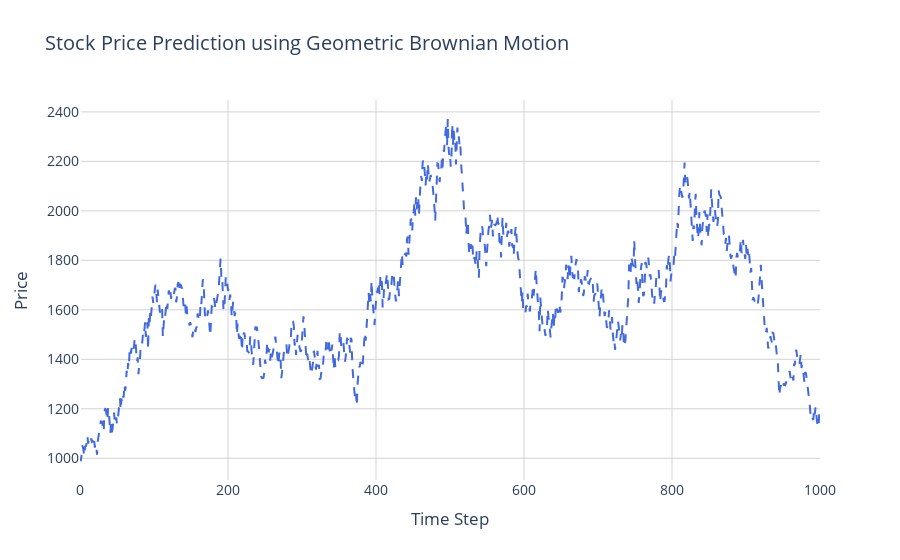

Write notebook code for a chart like this one.
### Code cell
import plotly.graph_objects as go
from plotly.offline import plot

# Create the plot
fig = go.Figure()

# Add the simulated prices line
fig.add_trace(go.Scatter(
    x=list(range(len(portfolio_value))),
    y=portfolio_value,
    mode='lines',
    name='Simulated Prices',
    line=dict(color='royalblue', width=2, dash='dash')
))

# Update layout for aesthetics
fig.update_layout(
    title='Stock Price Prediction using Geometric Brownian Motion',
    xaxis_title='Time Step',
    yaxis_title='Price',
    font=dict(size=14),
    plot_bgcolor='white',
    xaxis=dict(showgrid=True, gridcolor='lightgrey'),
    yaxis=dict(showgrid=True, gridcolor='lightgrey')
)

# Render the plot in HTML
# plot(fig, filename='stock_price_prediction.html')

### Figure 1 — Plotly figure (JSON) as saved in the notebook; plotly's stock layout.template omitted (floating-point values rounded to 4 significant figures; data arrays with more than 128 entries replaced by an {"elided": "..."} marker saying what was removed)
{"data": [{"line": {"color": "royalblue", "dash": "dash", "width": 2}, "mode": "lines", "name": "Simulated Prices", "type": "scatter", "x": {"elided": "1001 int values"}, "y": {"elided": "1001 float values"}}], "layout": {"font": {"size": 14}, "plot_bgcolor": "white", "title": {"text": "Stock Price Prediction using Geometric Brownian Motion"}, "xaxis": {"gridcolor": "lightgrey", "showgrid": true, "title": {"text": "Time Step"}}, "yaxis": {"gridcolor": "lightgrey", "showgrid": true, "title": {"text": "Price"}}}}
